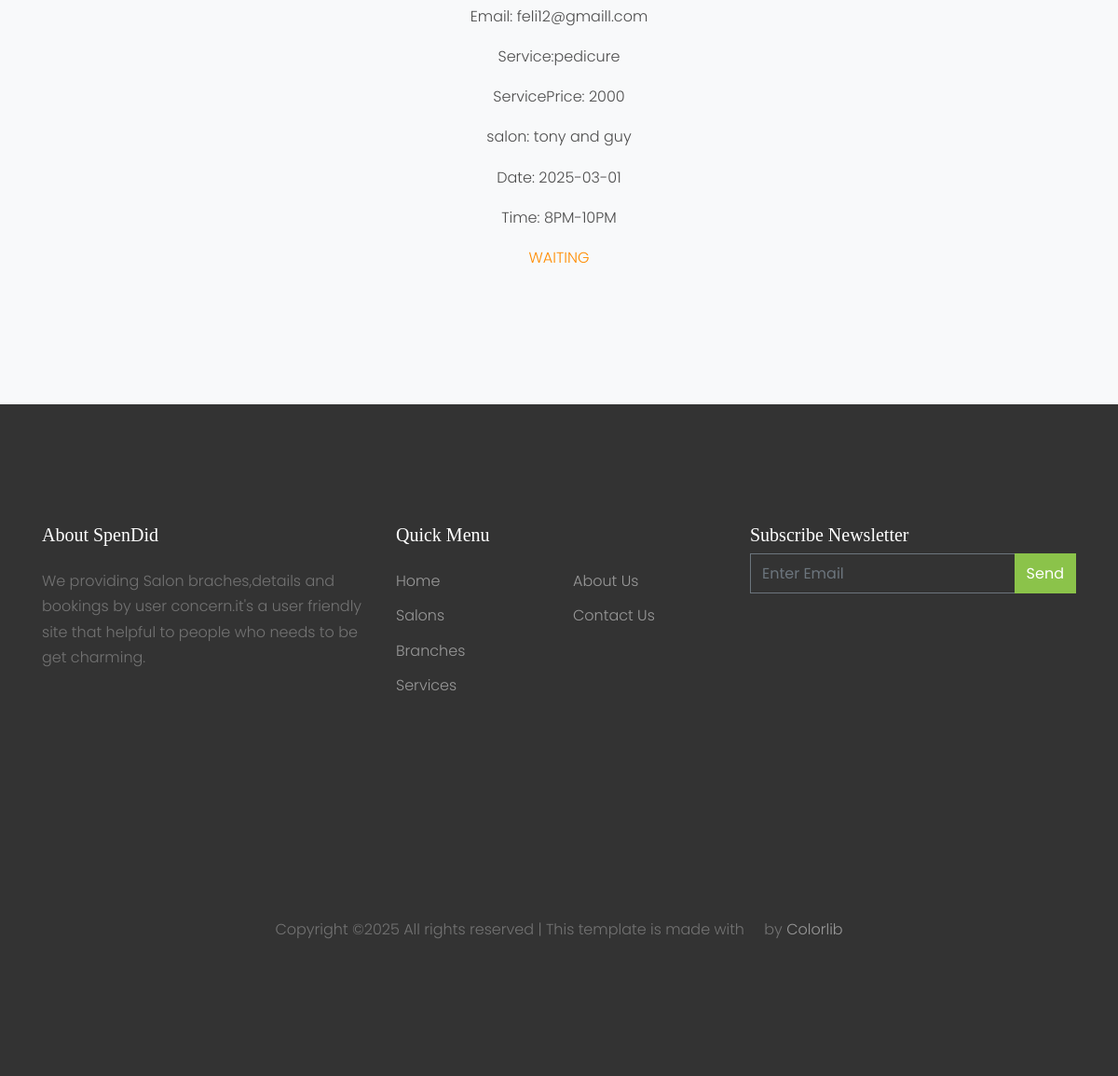
Before: /history (signed in, lower part) with the older database file.
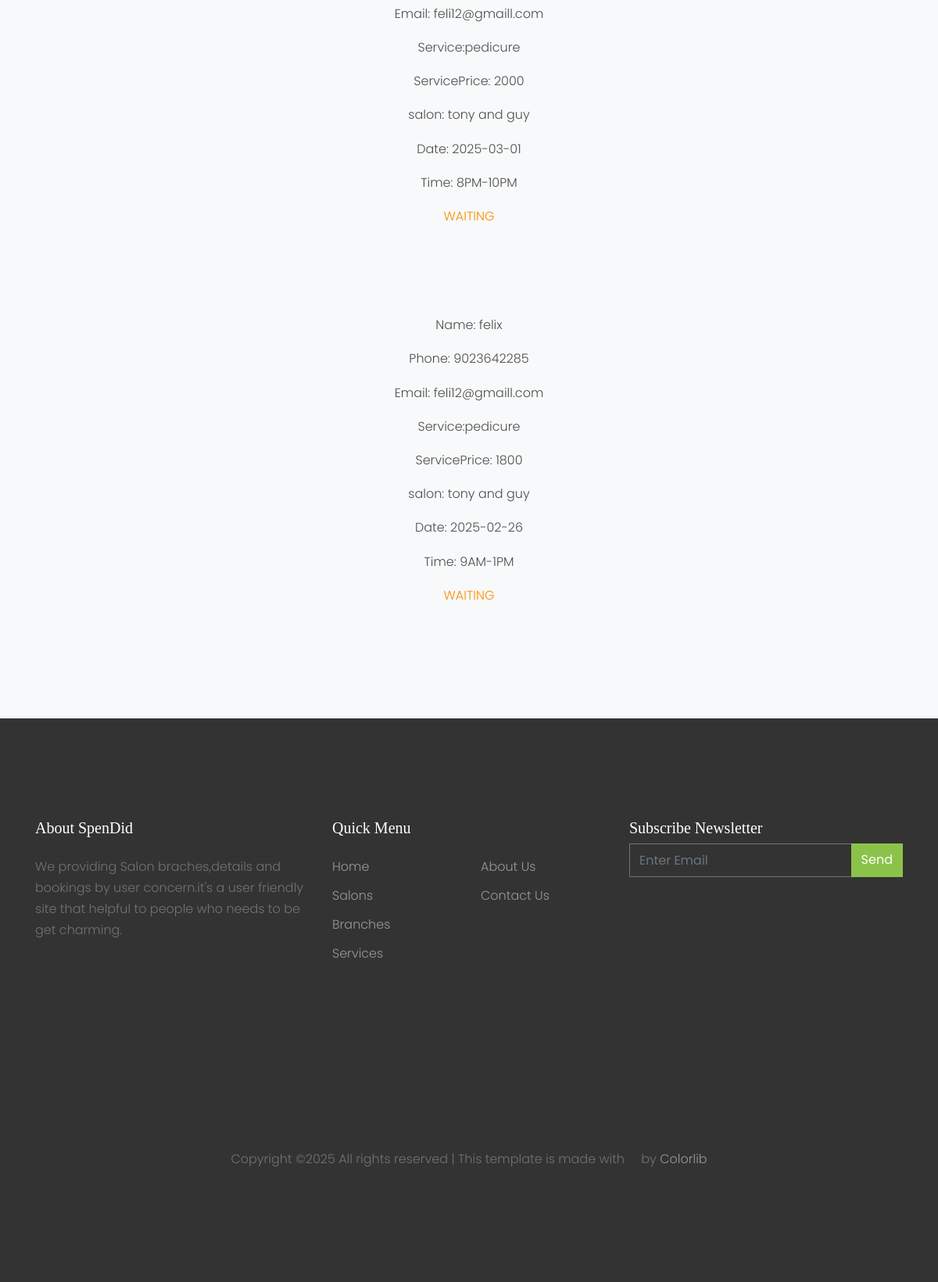
After: the same page with the newer database file.
### userapp/models.py (models this page shows)
class BOOK(models.Model):
    userreg=models.ForeignKey(Reg,on_delete=models.CASCADE,null=True)
    ServiceID=models.ForeignKey(SERVICES,on_delete=models.CASCADE,null=True)
    saloID=models.ForeignKey(SALOON,on_delete=models.CASCADE,null=True)
    Date=models.CharField(max_length=20)
    Time=models.CharField(max_length=20,default='9AM-1PM')
    Note=models.CharField(max_length=250)
    status=models.CharField(max_length=10,default='disapprove')

class Reg(models.Model):
    Uname=models.CharField(max_length=23)
    Age=models.IntegerField()
    Phn=models.IntegerField()
    Email=models.EmailField()
    Address=models.CharField(max_length=130)
    Pincode=models.IntegerField()
    Password=models.CharField(max_length=23)
    Repass=models.CharField(max_length=23)

### adminapp/models.py (models this page shows)
class SERVICES(models.Model):
    Serv=models.CharField(max_length=50)
    Salon=models.CharField(max_length=70)
    Price=models.IntegerField()
    Description=models.CharField(max_length=200)
    IImage=models.ImageField(upload_to='iimage',default='null.jpeg')

### userapp/views.py (the view)
# urls.py: path('history',views.history,name="history"),
def history(request):
    regusers=request.session.get('u_id')
    his=BOOK.objects.filter(userreg=regusers)
    return render(request,'history.html',{'his':his})

### userapp/templates/history.html (shortened to what this page needs)
{% extends 'userindex.html' %}
{% load static %}
{% block content %}
  <div class="site-section bg-light text-center">
   <div class="container">
    <div class="row">
     <div class="col-md-12 ">
        <div class="row">
            {% for i in his %}
            <div class="col-md-12">
                <div class="h-100 bg-light site-block-feature-7">
                    <div class="p-4 p-lg-5">
                        <p>Name: {{i.userreg.Uname}}</p>
                        <p>Phone: {{i.userreg.Phn}}</p>
                        <p>Email: {{i.userreg.Email}}</p>
                        <P>Service:{{i.ServiceID.Serv}}</P>
                        <p>ServicePrice: {{i.ServiceID.Price}}</p>
                        <p>salon: {{i.ServiceID.Salon}}</p>
                        <p>Date: {{i.Date}}</p>
                        <p>Time: {{i.Time}}</p>
                        {% if i.status == 'disapprove' %}
                        <p style="color: darkorange;">WAITING</p>
                        {% elif i.status == 'approved' %}
                        <p style="color: forestgreen;">APPROVED</p>
                        {% elif i.status == 'declined' %}
                        <p style="color: grey;">DECLAINED</p>
                        {% endif %}
                    </div>
                </div>
            </div>
             {% endfor %}
        </div>
     </div>
    </div>
   </div>
  </div>
{% endblock %}

### userapp/templates/userindex.html (shortened to what this page needs)
{% load static %}
<!DOCTYPE html>
<html lang="en">
  <head>
    <link rel="stylesheet" href="{% static 'user/fonts/icomoon/style.css' %}">
    <link rel="stylesheet" href="{% static 'user/css/bootstrap.min.css' %}">
    <link rel="stylesheet" href="{% static 'user/css/magnific-popup.css' %}">
    <link rel="stylesheet" href="{% static 'user/css/jquery-ui.css' %}">
    <link rel="stylesheet" href="{% static 'user/css/owl.carousel.min.css' %}">
    <link rel="stylesheet" href="{% static 'user/css/owl.theme.default.min.css' %}">
    <link rel="stylesheet" href="{% static 'user/css/bootstrap-datepicker.css' %}">
    <link rel="stylesheet" href="{% static 'user/fonts/flaticon/font/flaticon.css' %}">
    <link rel="stylesheet" href="https://cdn.jsdelivr.net/npm/mediaelement@4.2.7/build/mediaelementplayer.min.css">
    <link rel="stylesheet" href="{% static 'user/css/aos.css' %}">
    <link rel="stylesheet" href="{% static 'user/css/style.css' %}">
  </head>
  <body>
  <div class="site-wrap">
   {% block content %}{% endblock %}
    <footer class="site-footer">
      <div class="container">
        <div class="row">
          <div class="col-lg-4">
            <div class="mb-5">
              <h3 class="footer-heading mb-4">About SpenDid</h3>
              <p>We providing Salon braches,details and bookings by user concern.it's a user friendly site that helpful to people who needs to be get charming.</p>
            </div>
          </div>
          <div class="col-lg-4 mb-5 mb-lg-0">
            <div class="row mb-5">
              <div class="col-md-12">
                <h3 class="footer-heading mb-4">Quick Menu</h3>
              </div>
              <div class="col-md-6 col-lg-6">
                <ul class="list-unstyled">
                  <li><a href="{% url 'userindex' %}">Home</a></li>
                  <li><a href="{% url 'viewsalons' branch='all' %}">Salons</a></li>
                  <li><a href="{% url 'viewbranch' %}">Branches</a></li>
                  <li><a href="{% url 'viewserv' sal='full' %}">Services</a></li>
                </ul>
              </div>
              <div class="col-md-6 col-lg-6">
                <ul class="list-unstyled">
                  <li><a href="{% url 'about' %}">About Us</a></li>
                  <li><a href="{% url 'contact' %}">Contact Us</a></li>
                </ul>
              </div>
            </div>
          </div>
          <div class="col-lg-4 mb-5 mb-lg-0">
            <div class="mb-5">
              <h3 class="footer-heading mb-2">Subscribe Newsletter</h3>
              <form action="#" method="post">
                <div class="input-group mb-3">
                  <input type="text" class="form-control border-secondary text-white bg-transparent" placeholder="Enter Email" aria-label="Enter Email" aria-describedby="button-addon2">
                  <div class="input-group-append">
                    <button class="btn btn-primary text-white" type="button" id="button-addon2">Send</button>
                  </div>
                </div>
              </form>
            </div>
          </div>
        </div>
        <div class="row pt-5 mt-5 text-center">
          <div class="col-md-12">
            <div class="mb-5">
              <a href="#" class="pl-0 pr-3"><span class="icon-facebook"></span></a>
              <a href="#" class="pl-3 pr-3"><span class="icon-twitter"></span></a>
              <a href="#" class="pl-3 pr-3"><span class="icon-instagram"></span></a>
              <a href="#" class="pl-3 pr-3"><span class="icon-linkedin"></span></a>
            </div>
            <p>
            Copyright &copy; All rights reserved | This template is made with <i class="icon-heart-o" aria-hidden="true"></i> by <a href="https://colorlib.com" target="_blank" >Colorlib</a>
            </p>
          </div>
        </div>
      </div>
    </footer>
  </div>
  </body>
</html>

### userapp/static/user/css/style.css (style rules this page uses)
body { line-height: 1.7; color: #4d4d4d; font-weight: 300; font-size: 1rem; }
a { -webkit-transition: .3s all ease; -o-transition: .3s all ease; transition: .3s all ease; }
h1, h2, h3, h4, h5, .h1, .h2, .h3, .h4, .h5 { font-family: "Display Playfair"; }
.site-wrap:before { -webkit-transition: .3s all ease-in-out; -o-transition: .3s all ease-in-out; transition: .3s all ease-in-out; background: rgba(0, 0, 0, 0.6); content: ""; position: absolute; z-index: 2000; top: 0; left: 0; right: 0; bottom: 0; opacity: 0; visibility: hidden; }
.btn { border-radius: 0; }
.form-control { height: 43px; border-radius: 0; }
.site-section { padding: 2.5em 0; }
@media (min-width: 768px) { .site-section { padding: 5em 0; } }
.site-footer { padding: 4em 0; background: #333333; }
@media (min-width: 768px) { .site-footer { padding: 8em 0; } }
.site-footer p { color: #737373; }
.site-footer h2, .site-footer h3, .site-footer h4, .site-footer h5 { color: #fff; }
.site-footer a { color: #999999; }
.site-footer ul li { margin-bottom: 10px; }
.site-footer .footer-heading { font-size: 20px; color: #fff; }
.bg-light { background: #ccc; }

Changed rows visible on the page:
added BOOK: userreg.Uname "felix", userreg.Phn "9023642285", userreg.Email "feli12@gmaill.com", ServiceID.Serv "pedicure", ServiceID.Price "1800", ServiceID.Salon "tony and guy", Date "2025-02-26", Time "9AM-1PM", status "WAITING"
